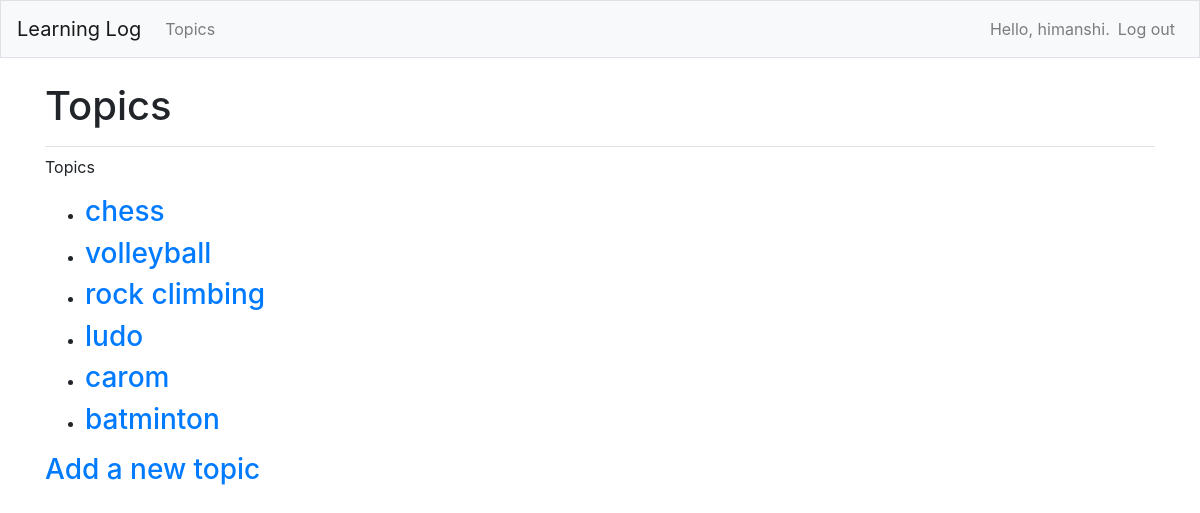
Page /topics/ (signed in) on the earlier database version.
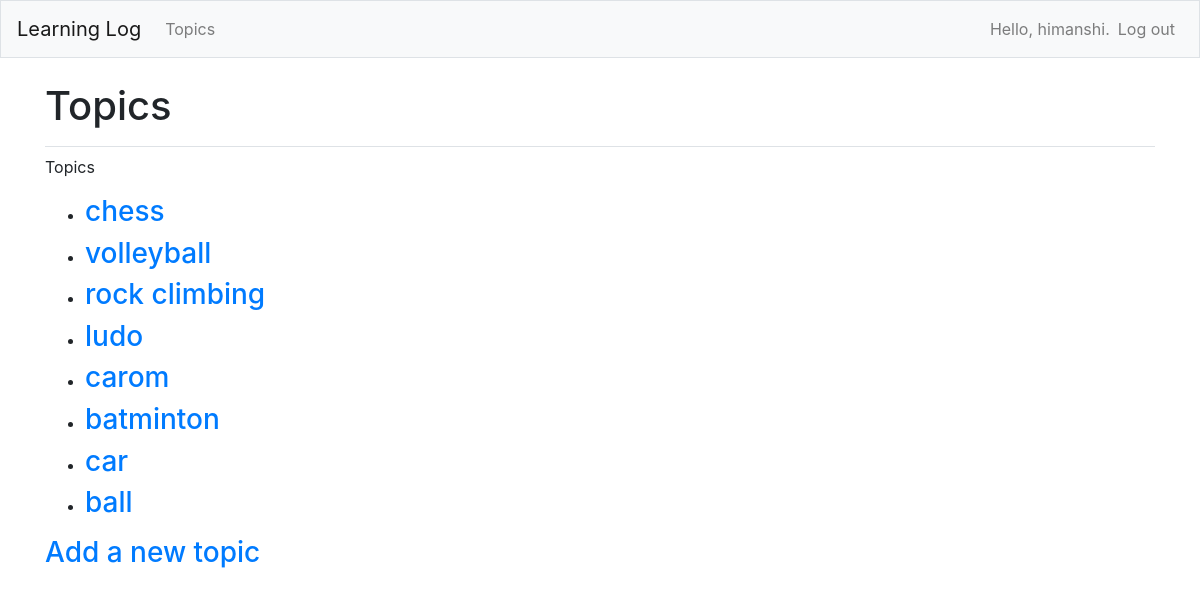
Same page on the later database version.
### learning_logs/models.py (models this page shows)
class Topic(models.Model):
    text = models.CharField(max_length = 200)
    date_added = models.DateTimeField(auto_now=True)
    owner = models.ForeignKey(User, on_delete=models.CASCADE)
    def __str__(self):
        return self.text

### learning_logs/views.py (the view)
# urls.py: path('topics/',views.topics, name  = 'topics'),
@login_required
def topics(request):
    topics = topics = Topic.objects.filter(owner=request.user).order_by('date_added')
    context = {'topics': topics}
    return render(request, 'learning_logs/topics.html', context)

### learning_logs/templates/learning_logs/topics.html
{% extends 'learning_logs/base.html' %}
{% block page_header %}
<h1>Topics</h1>
{% endblock page_header %}
{% block content %}
<p>Topics</p>
<ul>
{% for topic in topics %}
<li><h3>
<a href="{% url 'learning_logs:topic' topic.id %}"> {{ topic }} </a>
</h3></li>
{% empty %}
<li><h3>No topics have been added yet.</h3></li>
{% endfor %}
</ul>
<h3><a href="{% url 'learning_logs:new_topic' %}">Add a new topic</a></h3>
{% endblock content %}

### learning_logs/templates/learning_logs/base.html (shortened to what this page needs)
{% load bootstrap4 %}
<!doctype html>
<html lang="en">
<head>
{% bootstrap_css %}
</head>
<body>
<nav class="navbar navbar-expand-md navbar-light bg-light mb-4 border">
 <a class="navbar-brand" href="{% url 'learning_logs:index'%}">
Learning Log</a>
<div class="collapse navbar-collapse" id="navbarCollapse">
<ul class="navbar-nav mr-auto">
<li class="nav-item">
<a class="nav-link" href="{% url 'learning_logs:topics'%}">
Topics</a></li>
</ul>
<ul class="navbar-nav ml-auto">
{% if user.is_authenticated %}
<li class="nav-item">
<span class="navbar-text"}">Hello, {{ user.username }}.</span>
</li>
<li class="nav-item">
<a class="nav-link" href="{% url 'users:logout' %}">Log out</a>
</li>
{% else %}
<li class="nav-item">
<a class="nav-link" href="{% url 'users:register' %}">Register</a>
</li>
<li class="nav-item">
<a class="nav-link" href="{% url 'users:login' %}">Log in</a></li>
{% endif %}
</ul>
</div>
</nav>
<main role="main" class="container">
<div class="pb-2 mb-2 border-bottom">
{% block page_header %}{% endblock page_header %}
</div>
<div>
{% block content %}{% endblock content %}
</div>
</main>
</body>
</html>

Differences in the rows shown:
added Topic: text "car"
added Topic: text "ball"
